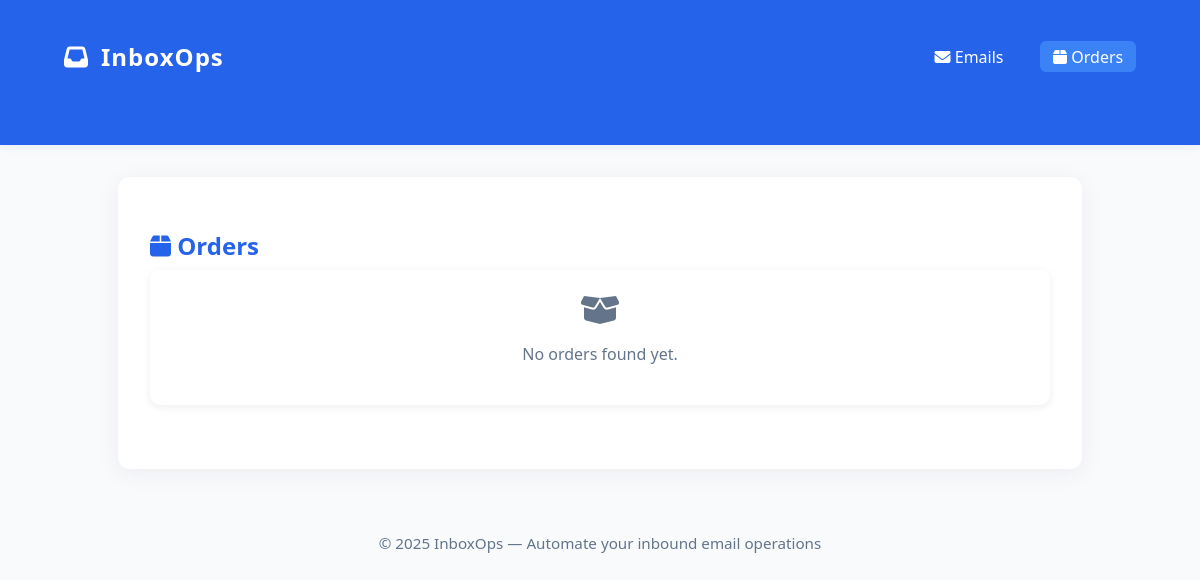
The page /orders on the database as committed earlier.
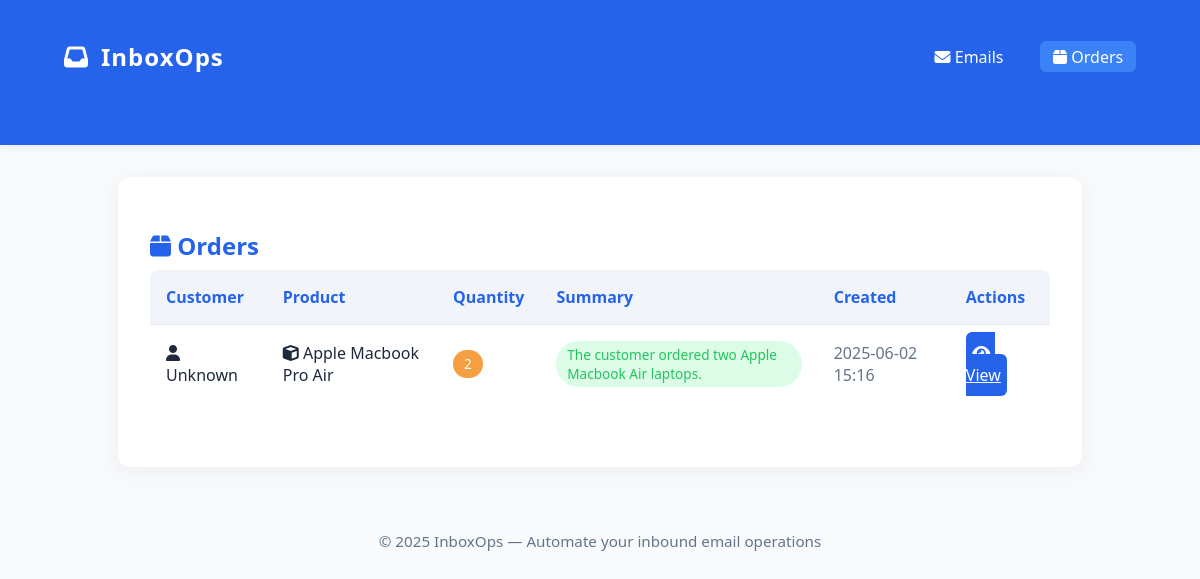
The same page on the database as committed later.
### app/models.py (models this page shows)
class Order(Base):
    __tablename__ = "orders"
    id = Column(Integer, primary_key=True, index=True)
    customer = Column(String)
    product = Column(String)
    quantity = Column(Integer)
    summary = Column(Text, nullable=True)
    created_at = Column(DateTime, default=datetime.utcnow)

### app/main.py (the view)
@app.get("/orders")
def list_orders(request: Request, db: Session = Depends(get_db)):
    orders = db.query(Order).order_by(Order.created_at.desc()).all()
    return templates.TemplateResponse("orders.html", {"request": request, "orders": orders})

### templates/orders.html (shortened to what this page needs)
<!DOCTYPE html>
<html lang="en">
<head>
    <link rel="stylesheet" href="/static/styles.css">
    <link rel="stylesheet" href="https://cdnjs.cloudflare.com/ajax/libs/font-awesome/6.5.0/css/all.min.css">
</head>
<body>
    <header>
        <nav class="navbar">
            <div class="nav-brand">
                <i class="fa-solid fa-inbox"></i> InboxOps
            </div>
            <ul class="nav-links">
                <li><a href="/" title="View Emails"><i class="fa-solid fa-envelope"></i> Emails</a></li>
                <li><a href="/orders" class="active" title="View Orders"><i class="fa-solid fa-box"></i> Orders</a></li>
            </ul>
        </nav>
    </header>
    <div class="container">
        <h2><i class="fa-solid fa-box"></i> Orders</h2>
        {% if orders|length == 0 %}
            <div class="card" style="text-align:center;">
                <i class="fa-solid fa-box-open" style="font-size:2em;color:#64748b;"></i>
                <p class="text-muted">No orders found yet.</p>
            </div>
        {% else %}
        <table class="table">
            <thead>
                <tr>
                    <th>Customer</th>
                    <th>Product</th>
                    <th>Quantity</th>
                    <th>Summary</th>
                    <th>Created</th>
                    <th>Actions</th>
                </tr>
            </thead>
            <tbody>
                {% for order in orders %}
                <tr>
                    <td>
                        <i class="fa-solid fa-user"></i>
                        {{ order.customer }}
                    </td>
                    <td>
                        <i class="fa-solid fa-cube"></i>
                        {{ order.product }}
                    </td>
                    <td>
                        <span class="badge badge-accent">{{ order.quantity }}</span>
                    </td>
                    <td>
                        {% if order.summary %}
                            <span class="badge badge-success">{{ order.summary }}</span>
                        {% else %}
                            <span class="badge badge-warning">Processing...</span>
                        {% endif %}
                    </td>
                    <td class="text-muted">{{ order.created_at.strftime('%Y-%m-%d %H:%M') }}</td>
                    <td>
                        <a class="button" href="/orders/{{ order.id }}" title="View Order"><i class="fa-solid fa-eye"></i> View</a>
                    </td>
                </tr>
                {% endfor %}
            </tbody>
        </table>
        {% endif %}
    </div>
    <footer>
        &copy; 2025 InboxOps &mdash; <span class="text-muted">Automate your inbound email operations</span>
    </footer>
</body>
</html>

### static/styles.css (style rules this page uses)
body { background: #f8fafc; color: #1e293b; font-family: 'Segoe UI', 'Roboto', Arial, sans-serif; margin: 0; padding: 0; }
header { background: #2563eb; color: #fff; padding: 1.5rem 2rem; box-shadow: 0 2px 8px rgba(37,99,235,0.08); margin-bottom: 2rem; }
h1, h2, h3 { color: #2563eb; margin-bottom: 0.5rem; }
.container { max-width: 900px; margin: 0 auto; background: #fff; border-radius: 12px; box-shadow: 0 4px 24px rgba(30,41,59,0.06); padding: 2rem; }
.table { width: 100%; border-collapse: collapse; margin-bottom: 2rem; background: #fff; border-radius: 8px; overflow: hidden; }
.table th, .table td { padding: 1rem; border-bottom: 1px solid #e2e8f0; text-align: left; }
.table th { background: #f1f5f9; color: #2563eb; font-weight: 600; }
.table tr:last-child td { border-bottom: none; }
.badge { display: inline-block; padding: 0.3em 0.8em; border-radius: 999px; font-size: 0.95em; font-weight: 500; background: #e0e7ff; color: #2563eb; }
.badge-success { background: #dcfce7; color: #22c55e; }
.button { background: #2563eb; color: #fff; border: none; border-radius: 6px; padding: 0.6em 0.4em; font-size: 1em; cursor: pointer; transition: background 0.2s; font-weight: 500; }
.text-muted { color: #64748b; }
footer { text-align: center; color: #64748b; padding: 2rem 0 1rem 0; margin-top: 2rem; font-size: 0.95em; }
.navbar { display: flex; justify-content: space-between; align-items: center; background: #2563eb; padding: 1rem 2rem; border-radius: 0 0 12px 12px; margin-bottom: 2rem; }
.nav-brand { color: #fff; font-size: 1.5em; font-weight: bold; letter-spacing: 1px; display: flex; align-items: center; gap: 0.5em; }
.nav-links { list-style: none; display: flex; gap: 1.5em; margin: 0; padding: 0; }
.nav-links li a { color: #fff; text-decoration: none; font-weight: 500; transition: color 0.2s; padding: 0.3em 0.8em; border-radius: 6px; }
.nav-links li a.active, .nav-links li a:hover { background: #3b82f6; color: #fff; }
.badge-accent { background: #f59e42; color: #fff; }
.button i { margin-right: 0.3em; }
.badge { display: inline-block; padding: 0.3em 0.8em; border-radius: 999px; font-size: 0.85em; font-weight: 500; }

Rows that differ between the two databases and show on the page:
added Order: customer "Unknown", product "Apple Macbook Pro Air", quantity "2", summary "The customer ordered two Apple Macbook Air laptops.", created_at "2025-06-02 15:16"
Other text that changed with them:
text no longer shown: "No orders found yet."
text now shown: "Customer Product Quantity Summary Created Actions"
